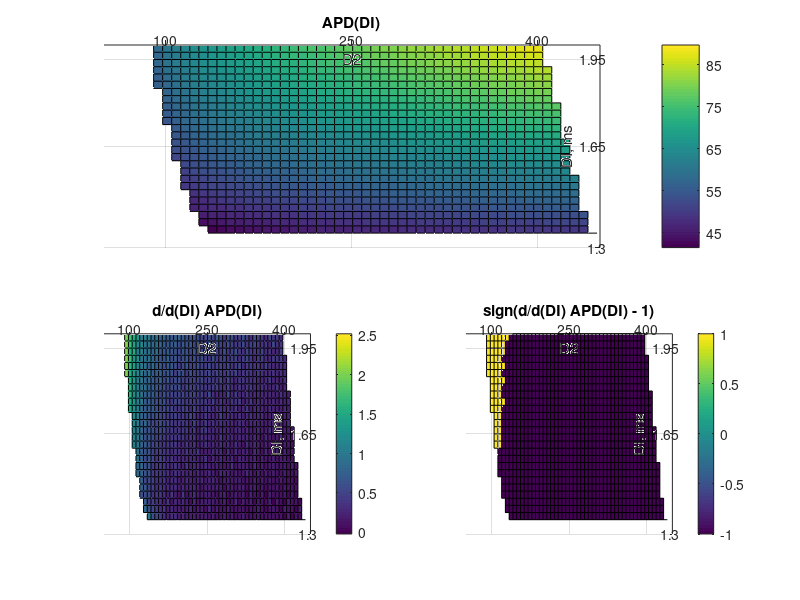

The MATLAB script that drew this image:
clear all;
close("all");
clf;
input_file = fopen('di_apd_chain50_d2_varied_pbase500.txt');
number_of_lines = fskipl(input_file, Inf);
frewind(input_file);
cells = cell(number_of_lines, 1);
for i = 1:number_of_lines
    s = fscanf(input_file, '%g', 1);
    x = fscanf(input_file, '%g', s);
    cells{i} = x;
end

max_starting_di=10000;
for i=1:(number_of_lines-1)/2,
    x = cells{2*i};
    if x(1) < max_starting_di,
        max_starting_di=x(1);
    end
end
min_last_di=0;
for i=1:(number_of_lines-1)/2,
    x = cells{2*i};
    l = length(x);
    if x(l) > min_last_di,
        min_last_di=x(l);
    end
end

size=50;
data=zeros((number_of_lines-1)/2,size+1);
derivs=zeros((number_of_lines-1)/2,size);
d2=cells{1};

di_i=[max_starting_di:(min_last_di-max_starting_di)/size:min_last_di];
for i=1:(number_of_lines-1)/2,
    di = cells{2*i};
    apd = cells{2*i+1};
    apd_i = interp1(di,apd,di_i);
    derivs(i,:)=diff(apd_i);
    data(i,:)=apd_i;
end

subplot(2,2,1:2);
[D2,DI] = meshgrid(d2,di_i);
surf(D2,DI,data');
shading faceted
ylim([50 450]);
view(90,-90);
set(gca(),'xtick',[1.3 1.65 1.95]);
set(gca(),'ztick',[]);
set(gca(),'ytick',[100 250 400]);
cbh = colorbar;
set(cbh,'ytick',[45 55 65 75 85]);
xlabel('DI, ms')
ylabel('D2')
title('APD(DI)')

subplot(2,2,3);
[D2d,DId] = meshgrid(d2,di_i(1:length(di_i)-1));
surf(D2d,DId,derivs');
shading faceted
ylim([50 450]);
view(90,-90);
set(gca(),'xtick',[1.3 1.65 1.95]);
set(gca(),'ztick',[]);
set(gca(),'ytick',[100 250 400]);
colorbar;
xlabel('DI, ms')
ylabel('D2')
title('d/d(DI) APD(DI)')

subplot(2,2,4);
surf(D2d,DId,sign(derivs-1)');
shading faceted
ylim([50 450]);
view(90,-90);
set(gca(),'xtick',[1.3 1.65 1.95]);
set(gca(),'ztick',[]);
set(gca(),'ytick',[100 250 400]);
colorbar;
xlabel('DI, ms')
ylabel('D2')
title('sign(d/d(DI) APD(DI) - 1)')






